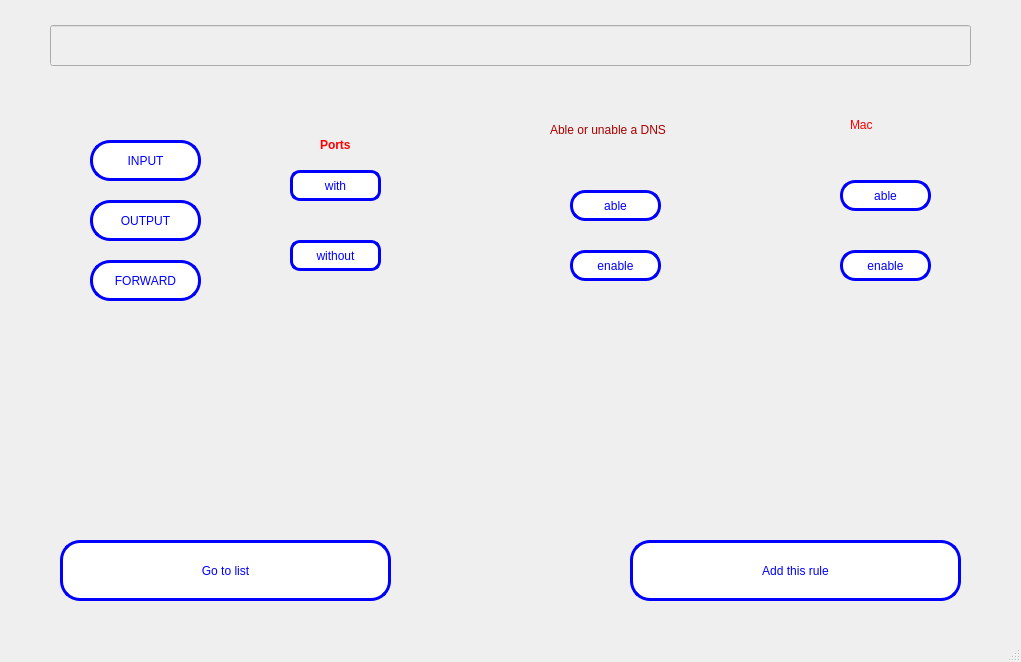
<?xml version="1.0" encoding="UTF-8"?>
<ui version="4.0">
 <class>MainWindow</class>
 <widget class="QMainWindow" name="MainWindow">
  <property name="geometry">
   <rect>
    <x>0</x>
    <y>0</y>
    <width>1021</width>
    <height>662</height>
   </rect>
  </property>
  <property name="windowTitle">
   <string>MainWindow</string>
  </property>
  <widget class="QWidget" name="centralwidget">
   <widget class="QStackedWidget" name="stackedWidget">
    <property name="enabled">
     <bool>true</bool>
    </property>
    <property name="geometry">
     <rect>
      <x>0</x>
      <y>0</y>
      <width>1021</width>
      <height>631</height>
     </rect>
    </property>
    <property name="currentIndex">
     <number>2</number>
    </property>
    <widget class="QWidget" name="page">
     <widget class="QScrollArea" name="scrollArea">
      <property name="geometry">
       <rect>
        <x>70</x>
        <y>30</y>
        <width>831</width>
        <height>441</height>
       </rect>
      </property>
      <property name="widgetResizable">
       <bool>true</bool>
      </property>
      <widget class="QWidget" name="scrollAreaWidgetContents">
       <property name="geometry">
        <rect>
         <x>0</x>
         <y>0</y>
         <width>829</width>
         <height>439</height>
        </rect>
       </property>
       <widget class="QLineEdit" name="lineEdit">
        <property name="enabled">
         <bool>false</bool>
        </property>
        <property name="geometry">
         <rect>
          <x>0</x>
          <y>0</y>
          <width>831</width>
          <height>441</height>
         </rect>
        </property>
       </widget>
      </widget>
     </widget>
     <widget class="QPushButton" name="pushButton">
      <property name="geometry">
       <rect>
        <x>90</x>
        <y>500</y>
        <width>201</width>
        <height>41</height>
       </rect>
      </property>
      <property name="styleSheet">
       <string notr="true">QPushButton{
color:blue;
background-color: white;
border:3px solid blue;
border-radius:20px;
}
QPushButton::hover{
color:red;
background-color: black;
border:3px solid black;
border-radius:20px;
}</string>
      </property>
      <property name="text">
       <string>Add more rules</string>
      </property>
     </widget>
     <widget class="QPushButton" name="pushButton_2">
      <property name="geometry">
       <rect>
        <x>430</x>
        <y>500</y>
        <width>201</width>
        <height>41</height>
       </rect>
      </property>
      <property name="styleSheet">
       <string notr="true">QPushButton{
color:blue;
background-color: white;
border:3px solid blue;
border-radius:20px;
}
QPushButton::hover{
color:red;
background-color: black;
border:3px solid black;
border-radius:20px;
}</string>
      </property>
      <property name="text">
       <string>delete rules</string>
      </property>
     </widget>
     <widget class="QPushButton" name="pushButton_3">
      <property name="geometry">
       <rect>
        <x>760</x>
        <y>500</y>
        <width>201</width>
        <height>41</height>
       </rect>
      </property>
      <property name="styleSheet">
       <string notr="true">QPushButton{
color:blue;
background-color: white;
border:3px solid blue;
border-radius:20px;
}
QPushButton::hover{
color:red;
background-color: black;
border:3px solid black;
border-radius:20px;
}</string>
      </property>
      <property name="text">
       <string>Reset All</string>
      </property>
     </widget>
    </widget>
    <widget class="QWidget" name="page_3">
     <widget class="QPushButton" name="pushButton_4">
      <property name="geometry">
       <rect>
        <x>360</x>
        <y>480</y>
        <width>331</width>
        <height>61</height>
       </rect>
      </property>
      <property name="styleSheet">
       <string notr="true">QPushButton{
color:blue;
background-color: white;
border:3px solid blue;
border-radius:20px;
}
QPushButton::hover{
color:red;
background-color: black;
border:3px solid black;
border-radius:20px;
}</string>
      </property>
      <property name="text">
       <string>Go to list</string>
      </property>
     </widget>
    </widget>
    <widget class="QWidget" name="page_2">
     <property name="enabled">
      <bool>true</bool>
     </property>
     <widget class="QLineEdit" name="lineEdit_2">
      <property name="enabled">
       <bool>false</bool>
      </property>
      <property name="geometry">
       <rect>
        <x>50</x>
        <y>25</y>
        <width>921</width>
        <height>41</height>
       </rect>
      </property>
     </widget>
     <widget class="QStackedWidget" name="stackedWidget_2">
      <property name="geometry">
       <rect>
        <x>210</x>
        <y>110</y>
        <width>241</width>
        <height>201</height>
       </rect>
      </property>
      <property name="currentIndex">
       <number>0</number>
      </property>
      <widget class="QWidget" name="page_4">
       <widget class="QPushButton" name="pushButton_6">
        <property name="geometry">
         <rect>
          <x>80</x>
          <y>60</y>
          <width>91</width>
          <height>31</height>
         </rect>
        </property>
        <property name="styleSheet">
         <string notr="true">QPushButton{
color:blue;
background-color: white;
border:3px solid blue;
border-radius:10px;
}
QPushButton::hover{
color:red;
background-color: black;
border:3px solid black;
border-radius:10px;
}</string>
        </property>
        <property name="text">
         <string>with</string>
        </property>
       </widget>
       <widget class="QPushButton" name="pushButton_7">
        <property name="geometry">
         <rect>
          <x>80</x>
          <y>130</y>
          <width>91</width>
          <height>31</height>
         </rect>
        </property>
        <property name="styleSheet">
         <string notr="true">QPushButton{
color:blue;
background-color: white;
border:3px solid blue;
border-radius:10px;
}
QPushButton::hover{
color:red;
background-color: black;
border:3px solid black;
border-radius:10px;
}</string>
        </property>
        <property name="text">
         <string>without</string>
        </property>
       </widget>
       <widget class="QLabel" name="label">
        <property name="geometry">
         <rect>
          <x>110</x>
          <y>20</y>
          <width>121</width>
          <height>31</height>
         </rect>
        </property>
        <property name="text">
         <string>&lt;html&gt;&lt;head/&gt;&lt;body&gt;&lt;p&gt;&lt;span style=&quot; font-weight:700; color:#ff0000;&quot;&gt;Ports&lt;/span&gt;&lt;/p&gt;&lt;/body&gt;&lt;/html&gt;</string>
        </property>
       </widget>
      </widget>
      <widget class="QWidget" name="page_10">
       <widget class="QLabel" name="label_9">
        <property name="geometry">
         <rect>
          <x>90</x>
          <y>40</y>
          <width>181</width>
          <height>51</height>
         </rect>
        </property>
        <property name="styleSheet">
         <string notr="true">font: 600 18pt &quot;Noto Serif Condensed SemiBold&quot;;</string>
        </property>
        <property name="text">
         <string>&lt;html&gt;&lt;head/&gt;&lt;body&gt;&lt;p&gt;&lt;span style=&quot; color:#ff0000;&quot;&gt;Done&lt;/span&gt;&lt;/p&gt;&lt;/body&gt;&lt;/html&gt;</string>
        </property>
       </widget>
       <widget class="QPushButton" name="pushButton_17">
        <property name="geometry">
         <rect>
          <x>80</x>
          <y>110</y>
          <width>91</width>
          <height>31</height>
         </rect>
        </property>
        <property name="styleSheet">
         <string notr="true">QPushButton{
color:blue;
background-color: white;
border:3px solid blue;
border-radius:10px;
}
QPushButton::hover{
color:red;
background-color: black;
border:3px solid black;
border-radius:10px;
}</string>
        </property>
        <property name="text">
         <string>go back</string>
        </property>
       </widget>
      </widget>
      <widget class="QWidget" name="page_5">
       <widget class="QLabel" name="label_2">
        <property name="geometry">
         <rect>
          <x>70</x>
          <y>20</y>
          <width>121</width>
          <height>31</height>
         </rect>
        </property>
        <property name="text">
         <string>&lt;html&gt;&lt;head/&gt;&lt;body&gt;&lt;p&gt;&lt;span style=&quot; color:#ff1aba;&quot;&gt;Set valable port&lt;/span&gt;&lt;/p&gt;&lt;/body&gt;&lt;/html&gt;</string>
        </property>
       </widget>
       <widget class="QPushButton" name="pushButton_15">
        <property name="geometry">
         <rect>
          <x>140</x>
          <y>120</y>
          <width>91</width>
          <height>31</height>
         </rect>
        </property>
        <property name="styleSheet">
         <string notr="true">QPushButton{
color:blue;
background-color: white;
border:3px solid blue;
border-radius:10px;
}
QPushButton::hover{
color:red;
background-color: black;
border:3px solid black;
border-radius:10px;
}</string>
        </property>
        <property name="text">
         <string>go back</string>
        </property>
       </widget>
       <widget class="QPushButton" name="pushButton_18">
        <property name="geometry">
         <rect>
          <x>40</x>
          <y>120</y>
          <width>91</width>
          <height>31</height>
         </rect>
        </property>
        <property name="styleSheet">
         <string notr="true">QPushButton{
color:blue;
background-color: white;
border:3px solid blue;
border-radius:10px;
}
QPushButton::hover{
color:red;
background-color: black;
border:3px solid black;
border-radius:10px;
}</string>
        </property>
        <property name="text">
         <string>Send</string>
        </property>
       </widget>
       <widget class="QLineEdit" name="lineEdit_7">
        <property name="geometry">
         <rect>
          <x>40</x>
          <y>70</y>
          <width>201</width>
          <height>31</height>
         </rect>
        </property>
        <property name="styleSheet">
         <string notr="true">border:2px solid black;
border-radius: 10px;</string>
        </property>
       </widget>
      </widget>
     </widget>
     <widget class="QStackedWidget" name="stackedWidget_3">
      <property name="geometry">
       <rect>
        <x>40</x>
        <y>110</y>
        <width>201</width>
        <height>221</height>
       </rect>
      </property>
      <property name="currentIndex">
       <number>0</number>
      </property>
      <widget class="QWidget" name="page_6">
       <widget class="QPushButton" name="pushButton_8">
        <property name="geometry">
         <rect>
          <x>50</x>
          <y>30</y>
          <width>111</width>
          <height>41</height>
         </rect>
        </property>
        <property name="styleSheet">
         <string notr="true">QPushButton{
color:blue;
background-color: white;
border:3px solid blue;
border-radius:20px;
}
QPushButton::hover{
color:red;
background-color: black;
border:3px solid black;
border-radius:20px;
}</string>
        </property>
        <property name="text">
         <string>INPUT</string>
        </property>
       </widget>
       <widget class="QPushButton" name="pushButton_9">
        <property name="geometry">
         <rect>
          <x>50</x>
          <y>90</y>
          <width>111</width>
          <height>41</height>
         </rect>
        </property>
        <property name="styleSheet">
         <string notr="true">QPushButton{
color:blue;
background-color: white;
border:3px solid blue;
border-radius:20px;
}
QPushButton::hover{
color:red;
background-color: black;
border:3px solid black;
border-radius:20px;
}</string>
        </property>
        <property name="text">
         <string>OUTPUT</string>
        </property>
       </widget>
       <widget class="QPushButton" name="pushButton_10">
        <property name="geometry">
         <rect>
          <x>50</x>
          <y>150</y>
          <width>111</width>
          <height>41</height>
         </rect>
        </property>
        <property name="styleSheet">
         <string notr="true">QPushButton{
color:blue;
background-color: white;
border:3px solid blue;
border-radius:20px;
}
QPushButton::hover{
color:red;
background-color: black;
border:3px solid black;
border-radius:20px;
}</string>
        </property>
        <property name="text">
         <string>FORWARD</string>
        </property>
       </widget>
      </widget>
      <widget class="QWidget" name="page_7">
       <widget class="QRadioButton" name="radioButton">
        <property name="geometry">
         <rect>
          <x>50</x>
          <y>20</y>
          <width>102</width>
          <height>41</height>
         </rect>
        </property>
        <property name="text">
         <string>REJECT</string>
        </property>
       </widget>
       <widget class="QRadioButton" name="radioButton_2">
        <property name="geometry">
         <rect>
          <x>50</x>
          <y>60</y>
          <width>102</width>
          <height>41</height>
         </rect>
        </property>
        <property name="text">
         <string>ACCEPT</string>
        </property>
       </widget>
       <widget class="QRadioButton" name="radioButton_3">
        <property name="geometry">
         <rect>
          <x>50</x>
          <y>100</y>
          <width>102</width>
          <height>41</height>
         </rect>
        </property>
        <property name="text">
         <string>DROP</string>
        </property>
       </widget>
       <widget class="QPushButton" name="pushButton_16">
        <property name="geometry">
         <rect>
          <x>50</x>
          <y>150</y>
          <width>91</width>
          <height>31</height>
         </rect>
        </property>
        <property name="styleSheet">
         <string notr="true">QPushButton{
color:blue;
background-color: white;
border:3px solid blue;
border-radius:10px;
}
QPushButton::hover{
color:red;
background-color: black;
border:3px solid black;
border-radius:10px;
}</string>
        </property>
        <property name="text">
         <string>go back</string>
        </property>
       </widget>
      </widget>
     </widget>
     <widget class="QLabel" name="label_6">
      <property name="geometry">
       <rect>
        <x>550</x>
        <y>110</y>
        <width>251</width>
        <height>41</height>
       </rect>
      </property>
      <property name="text">
       <string>&lt;html&gt;&lt;head/&gt;&lt;body&gt;&lt;p&gt;&lt;span style=&quot; color:#aa0000;&quot;&gt;Able or unable a DNS&lt;/span&gt;&lt;/p&gt;&lt;/body&gt;&lt;/html&gt;</string>
      </property>
     </widget>
     <widget class="QStackedWidget" name="stackedWidget_4">
      <property name="geometry">
       <rect>
        <x>530</x>
        <y>150</y>
        <width>191</width>
        <height>151</height>
       </rect>
      </property>
      <property name="currentIndex">
       <number>0</number>
      </property>
      <widget class="QWidget" name="page_8">
       <widget class="QPushButton" name="pushButton_11">
        <property name="geometry">
         <rect>
          <x>40</x>
          <y>40</y>
          <width>91</width>
          <height>31</height>
         </rect>
        </property>
        <property name="styleSheet">
         <string notr="true">QPushButton{
color:blue;
background-color: white;
border:3px solid blue;
border-radius:15px;
}
QPushButton::hover{
color:red;
background-color: black;
border:3px solid black;
border-radius:15px;
}</string>
        </property>
        <property name="text">
         <string>able</string>
        </property>
       </widget>
       <widget class="QPushButton" name="pushButton_12">
        <property name="geometry">
         <rect>
          <x>40</x>
          <y>100</y>
          <width>91</width>
          <height>31</height>
         </rect>
        </property>
        <property name="styleSheet">
         <string notr="true">QPushButton{
color:blue;
background-color: white;
border:3px solid blue;
border-radius:15px;
}
QPushButton::hover{
color:red;
background-color: black;
border:3px solid black;
border-radius:15px;
}</string>
        </property>
        <property name="text">
         <string>enable</string>
        </property>
       </widget>
      </widget>
      <widget class="QWidget" name="page_13">
       <widget class="QLabel" name="label_10">
        <property name="geometry">
         <rect>
          <x>70</x>
          <y>20</y>
          <width>111</width>
          <height>41</height>
         </rect>
        </property>
        <property name="text">
         <string>&lt;html&gt;&lt;head/&gt;&lt;body&gt;&lt;p&gt;&lt;span style=&quot; color:#aa0000;&quot;&gt;DONE&lt;/span&gt;&lt;/p&gt;&lt;/body&gt;&lt;/html&gt;</string>
        </property>
       </widget>
       <widget class="QPushButton" name="pushButton_19">
        <property name="geometry">
         <rect>
          <x>50</x>
          <y>70</y>
          <width>91</width>
          <height>31</height>
         </rect>
        </property>
        <property name="styleSheet">
         <string notr="true">QPushButton{
color:blue;
background-color: white;
border:3px solid blue;
border-radius:10px;
}
QPushButton::hover{
color:red;
background-color: black;
border:3px solid black;
border-radius:10px;
}</string>
        </property>
        <property name="text">
         <string>go back</string>
        </property>
       </widget>
      </widget>
      <widget class="QWidget" name="page_9">
       <widget class="QLineEdit" name="lineEdit_5">
        <property name="geometry">
         <rect>
          <x>0</x>
          <y>50</y>
          <width>181</width>
          <height>26</height>
         </rect>
        </property>
        <property name="styleSheet">
         <string notr="true">border:2px solid black;
border-radius: 10px;</string>
        </property>
       </widget>
       <widget class="QLabel" name="label_7">
        <property name="geometry">
         <rect>
          <x>60</x>
          <y>10</y>
          <width>121</width>
          <height>31</height>
         </rect>
        </property>
        <property name="styleSheet">
         <string notr="true">font: 18pt &quot;Noto Sans Mono SemiCondensed&quot;;
text-decoration: underline;</string>
        </property>
        <property name="text">
         <string>&lt;html&gt;&lt;head/&gt;&lt;body&gt;&lt;p&gt;&lt;span style=&quot; color:#ff00ff;&quot;&gt;DNS&lt;/span&gt;&lt;/p&gt;&lt;/body&gt;&lt;/html&gt;</string>
        </property>
       </widget>
       <widget class="QPushButton" name="pushButton_14">
        <property name="geometry">
         <rect>
          <x>100</x>
          <y>90</y>
          <width>91</width>
          <height>31</height>
         </rect>
        </property>
        <property name="styleSheet">
         <string notr="true">QPushButton{
color:blue;
background-color: white;
border:3px solid blue;
border-radius:10px;
}
QPushButton::hover{
color:red;
background-color: black;
border:3px solid black;
border-radius:10px;
}</string>
        </property>
        <property name="text">
         <string>go back</string>
        </property>
       </widget>
       <widget class="QPushButton" name="pushButton_20">
        <property name="geometry">
         <rect>
          <x>0</x>
          <y>90</y>
          <width>91</width>
          <height>31</height>
         </rect>
        </property>
        <property name="styleSheet">
         <string notr="true">QPushButton{
color:blue;
background-color: white;
border:3px solid blue;
border-radius:10px;
}
QPushButton::hover{
color:red;
background-color: black;
border:3px solid black;
border-radius:10px;
}</string>
        </property>
        <property name="text">
         <string>Send</string>
        </property>
       </widget>
      </widget>
     </widget>
     <widget class="QPushButton" name="pushButton_13">
      <property name="geometry">
       <rect>
        <x>630</x>
        <y>540</y>
        <width>331</width>
        <height>61</height>
       </rect>
      </property>
      <property name="styleSheet">
       <string notr="true">QPushButton{
color:blue;
background-color: white;
border:3px solid blue;
border-radius:20px;
}
QPushButton::hover{
color:red;
background-color: black;
border:3px solid black;
border-radius:20px;
}</string>
      </property>
      <property name="text">
       <string>Add this rule</string>
      </property>
     </widget>
     <widget class="QPushButton" name="pushButton_5">
      <property name="geometry">
       <rect>
        <x>60</x>
        <y>540</y>
        <width>331</width>
        <height>61</height>
       </rect>
      </property>
      <property name="styleSheet">
       <string notr="true">QPushButton{
color:blue;
background-color: white;
border:3px solid blue;
border-radius:20px;
}
QPushButton::hover{
color:red;
background-color: black;
border:3px solid black;
border-radius:20px;
}</string>
      </property>
      <property name="text">
       <string>Go to list</string>
      </property>
     </widget>
     <widget class="QLabel" name="label_8">
      <property name="geometry">
       <rect>
        <x>850</x>
        <y>100</y>
        <width>181</width>
        <height>51</height>
       </rect>
      </property>
      <property name="styleSheet">
       <string notr="true">font: 600 18pt &quot;Noto Serif Condensed SemiBold&quot;;</string>
      </property>
      <property name="text">
       <string>&lt;html&gt;&lt;head/&gt;&lt;body&gt;&lt;p&gt;&lt;span style=&quot; color:#ff0000;&quot;&gt;Mac&lt;/span&gt;&lt;/p&gt;&lt;/body&gt;&lt;/html&gt;</string>
      </property>
     </widget>
     <widget class="QStackedWidget" name="stackedWidget_5">
      <property name="geometry">
       <rect>
        <x>770</x>
        <y>160</y>
        <width>221</width>
        <height>171</height>
       </rect>
      </property>
      <property name="currentIndex">
       <number>0</number>
      </property>
      <widget class="QWidget" name="page_11">
       <widget class="QPushButton" name="pushButton_21">
        <property name="geometry">
         <rect>
          <x>70</x>
          <y>20</y>
          <width>91</width>
          <height>31</height>
         </rect>
        </property>
        <property name="styleSheet">
         <string notr="true">QPushButton{
color:blue;
background-color: white;
border:3px solid blue;
border-radius:15px;
}
QPushButton::hover{
color:red;
background-color: black;
border:3px solid black;
border-radius:15px;
}</string>
        </property>
        <property name="text">
         <string>able</string>
        </property>
       </widget>
       <widget class="QPushButton" name="pushButton_22">
        <property name="geometry">
         <rect>
          <x>70</x>
          <y>90</y>
          <width>91</width>
          <height>31</height>
         </rect>
        </property>
        <property name="styleSheet">
         <string notr="true">QPushButton{
color:blue;
background-color: white;
border:3px solid blue;
border-radius:15px;
}
QPushButton::hover{
color:red;
background-color: black;
border:3px solid black;
border-radius:15px;
}</string>
        </property>
        <property name="text">
         <string>enable</string>
        </property>
       </widget>
      </widget>
      <widget class="QWidget" name="page_12">
       <widget class="QLineEdit" name="lineEdit_6">
        <property name="geometry">
         <rect>
          <x>10</x>
          <y>30</y>
          <width>201</width>
          <height>31</height>
         </rect>
        </property>
        <property name="styleSheet">
         <string notr="true">border:2px solid black;
border-radius: 10px;</string>
        </property>
       </widget>
       <widget class="QPushButton" name="pushButton_23">
        <property name="geometry">
         <rect>
          <x>10</x>
          <y>90</y>
          <width>91</width>
          <height>31</height>
         </rect>
        </property>
        <property name="styleSheet">
         <string notr="true">QPushButton{
color:blue;
background-color: white;
border:3px solid blue;
border-radius:10px;
}
QPushButton::hover{
color:red;
background-color: black;
border:3px solid black;
border-radius:10px;
}</string>
        </property>
        <property name="text">
         <string>Send</string>
        </property>
       </widget>
       <widget class="QPushButton" name="pushButton_24">
        <property name="geometry">
         <rect>
          <x>120</x>
          <y>90</y>
          <width>91</width>
          <height>31</height>
         </rect>
        </property>
        <property name="styleSheet">
         <string notr="true">QPushButton{
color:blue;
background-color: white;
border:3px solid blue;
border-radius:10px;
}
QPushButton::hover{
color:red;
background-color: black;
border:3px solid black;
border-radius:10px;
}</string>
        </property>
        <property name="text">
         <string>go back</string>
        </property>
       </widget>
      </widget>
      <widget class="QWidget" name="page_14">
       <widget class="QLabel" name="label_11">
        <property name="geometry">
         <rect>
          <x>30</x>
          <y>20</y>
          <width>181</width>
          <height>51</height>
         </rect>
        </property>
        <property name="styleSheet">
         <string notr="true">font: 600 18pt &quot;Noto Serif Condensed SemiBold&quot;;</string>
        </property>
        <property name="text">
         <string>&lt;html&gt;&lt;head/&gt;&lt;body&gt;&lt;p&gt;&lt;span style=&quot; color:#ff0000;&quot;&gt;Done&lt;/span&gt;&lt;/p&gt;&lt;/body&gt;&lt;/html&gt;</string>
        </property>
       </widget>
       <widget class="QPushButton" name="pushButton_25">
        <property name="geometry">
         <rect>
          <x>60</x>
          <y>80</y>
          <width>91</width>
          <height>31</height>
         </rect>
        </property>
        <property name="styleSheet">
         <string notr="true">QPushButton{
color:blue;
background-color: white;
border:3px solid blue;
border-radius:10px;
}
QPushButton::hover{
color:red;
background-color: black;
border:3px solid black;
border-radius:10px;
}</string>
        </property>
        <property name="text">
         <string>go back</string>
        </property>
       </widget>
      </widget>
     </widget>
    </widget>
   </widget>
  </widget>
  <widget class="QMenuBar" name="menubar">
   <property name="geometry">
    <rect>
     <x>0</x>
     <y>0</y>
     <width>1021</width>
     <height>23</height>
    </rect>
   </property>
  </widget>
  <widget class="QStatusBar" name="statusbar"/>
 </widget>
 <resources/>
 <connections/>
</ui>
